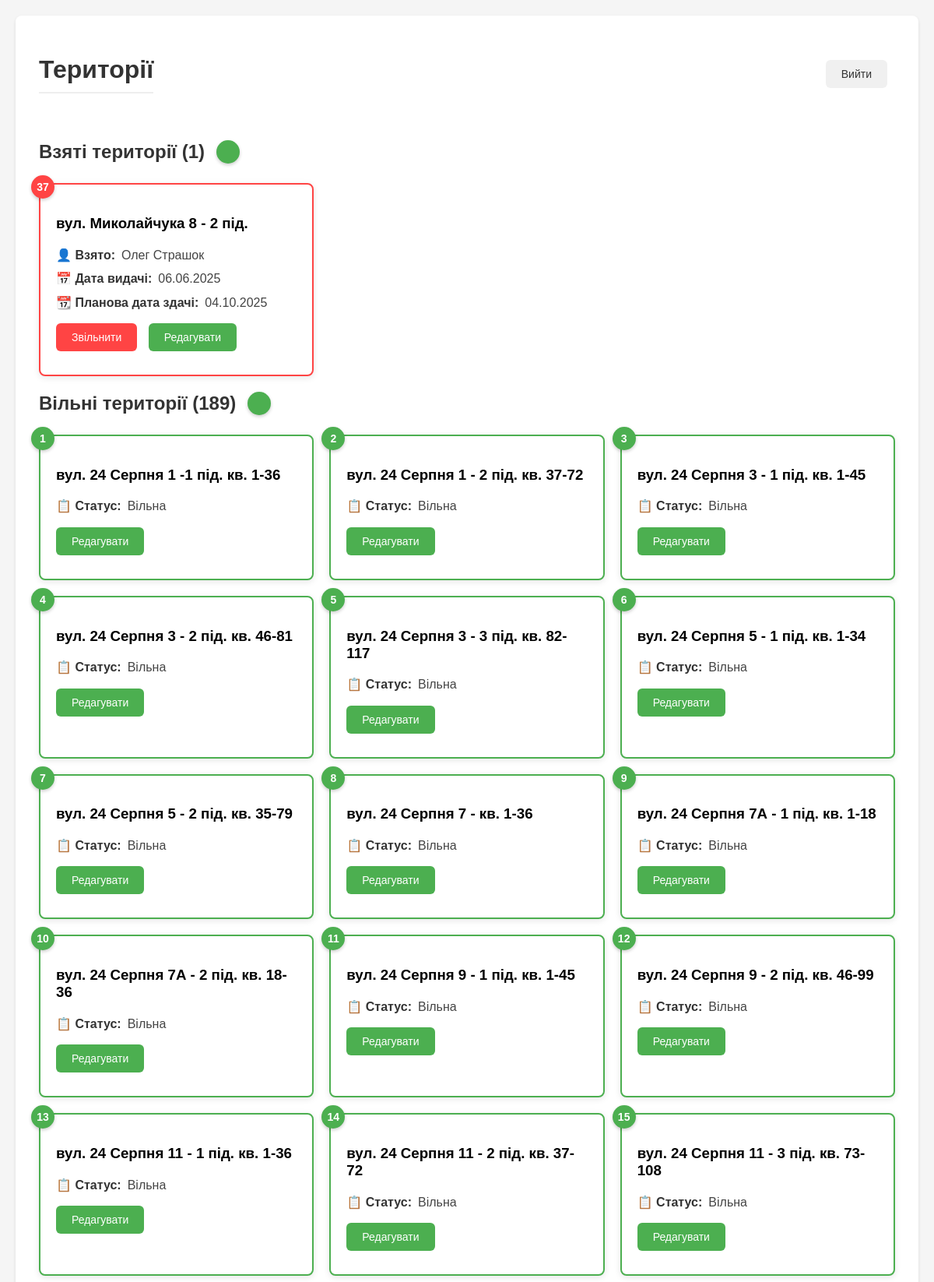
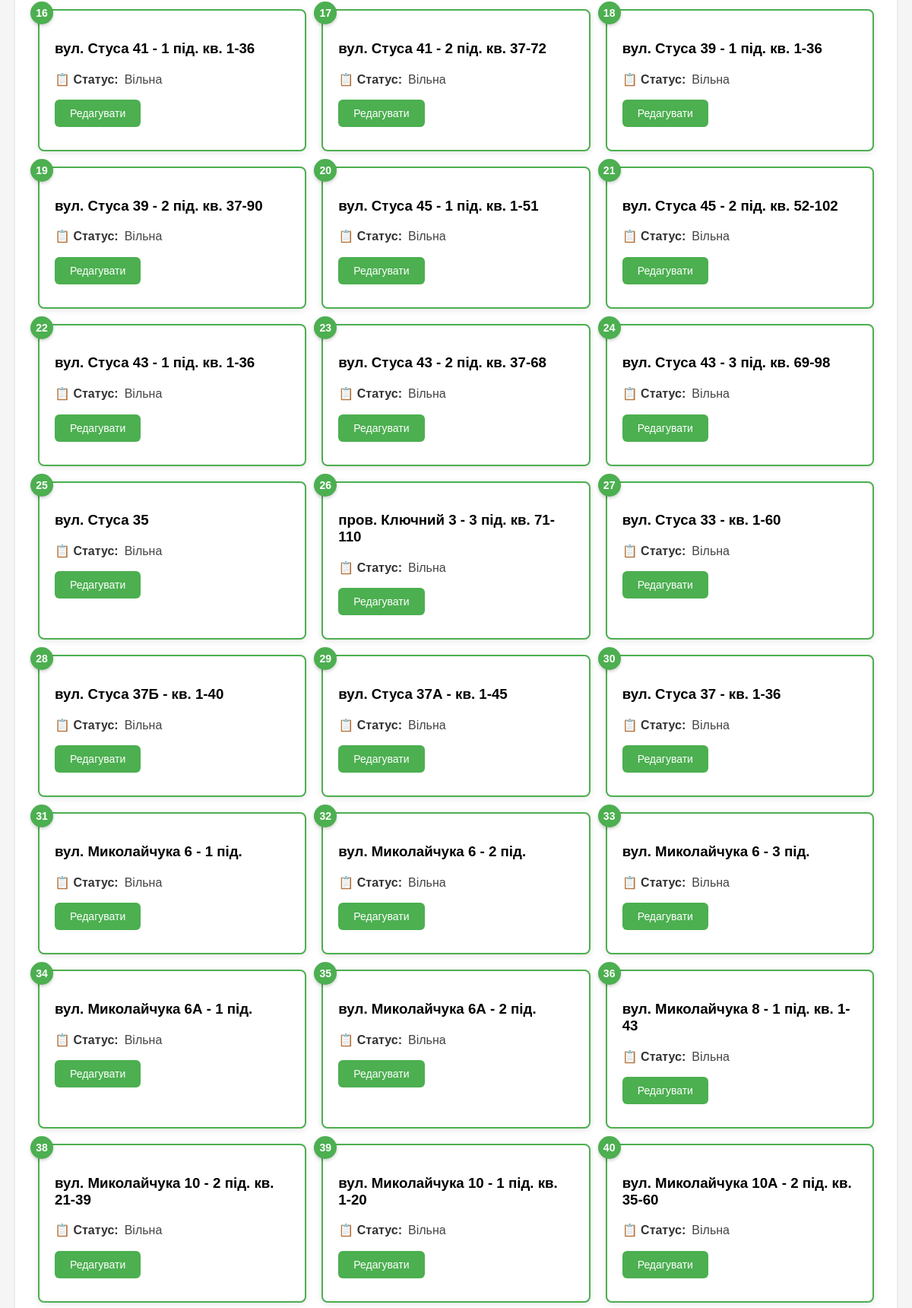
The page / (signed in, upper part) on the database its author committed (2 pictures, top to bottom).
### tables this page shows
CREATE TABLE "territories" (
                id INTEGER PRIMARY KEY,
                name TEXT,
                custom_name TEXT,
                status TEXT,
                taken_by TEXT,
                date_taken TEXT,
                date_due TEXT,
                notes TEXT
            );

### app.py (the view)
@app.route('/')
def index():
    if not session.get('logged_in'):
        return redirect(url_for('login'))
    try:
        territories = db.get_all_territories()
        taken = []
        free = []
        for territory in territories:
            territory_tuple = (
                territory['id'],
                territory['name'] or f"Територія {territory['id']}",
                territory['status'],
                territory['taken_by'],
                territory['date_taken'],
                territory['date_due'],
                territory['notes']
            )
            if territory['status'] == 'Взято':
                due_date = datetime.strptime(territory['date_due'], '%d.%m.%Y') if territory['date_due'] else None
                is_due_soon = False
                if due_date:
                    days_left = (due_date - datetime.now()).days
                    is_due_soon = days_left <= 10
                taken.append((territory_tuple, is_due_soon))
            else:
                free.append(territory_tuple)
        return render_template('index.html',
                            taken=taken,
                            free=free,
                            is_admin=(session.get('role') == 'admin'))
    except Exception as e:
        logger.error(f"Помилка при отриманні даних: {str(e)}")
        return "Помилка при отриманні даних", 500

### sqlite_db.py (called while the page is built)
    def get_all_territories(self) -> List[Dict]:
        try:
            conn = sqlite3.connect(self.db_name)
            cursor = conn.cursor()
            cursor.execute('''
            SELECT id, custom_name as name, status, taken_by, date_taken, date_due, notes
            FROM territories ORDER BY id
            ''')
            territories = []
            for row in cursor.fetchall():
                territories.append({
                    'id': row[0],
                    'name': row[1],
                    'status': row[2],
                    'taken_by': row[3],
                    'date_taken': row[4],
                    'date_due': row[5],
                    'notes': row[6]
                })
            conn.close()
            return territories
        except Exception as e:
            logger.error(f"Помилка отримання списку територій: {str(e)}")
            raise

### templates/index.html (shortened to what this page needs)
<!DOCTYPE html>
<html lang="uk">
<head>
  <link rel="stylesheet" href="{{ url_for('static', filename='css/style.css') }}">
</head>
<body>
  <div class="container">
    <div class="header-actions">
      <h1>Території</h1>
      <a href="{{ url_for('login') }}" class="btn btn-secondary">Вийти</a>
    </div>
    <div class="section">
      <h2 class="section-title">
        Взяті території ({{ taken|length }})
        <div class="toggle" id="toggleTaken"></div>
      </h2>
      <div class="territory-grid" id="takenGrid">
        {% for territory, is_overdue in taken %}
        <div class="territory-card taken {% if is_overdue %}overdue{% endif %}">
          <div class="territory-number">{{ territory[0] }}</div>
          <h3>{{ territory[1] }}</h3>
          <div class="territory-info">
            <p><strong>👤 Взято:</strong> {{ territory[3] }}</p>
            <p><strong>📅 Дата видачі:</strong> {{ territory[4] }}</p>
            <p><strong>📆 Планова дата здачі:</strong>
              <span {% if is_overdue %}class="overdue-date"{% endif %}>
                {{ territory[5] }}
              </span>
            </p>
          </div>
          {% if is_admin %}
          <div class="button-group">
            <form action="{{ url_for('release_territory', territory_id=territory[0]) }}" method="POST" style="display: inline;">
              <button type="submit" class="btn btn-danger">Звільнити</button>
            </form>
            <a href="{{ url_for('update_territory', territory_id=territory[0]) }}" class="btn btn-primary">Редагувати</a>
          </div>
          {% else %}
          <a href="{{ url_for('update_territory', territory_id=territory[0]) }}" class="btn btn-secondary">Переглянути</a>
          {% endif %}
        </div>
        {% endfor %}
      </div>
    </div>
    <div class="section">
      <h2 class="section-title">
        Вільні території ({{ free|length }})
        <div class="toggle" id="toggleFree"></div>
      </h2>
      <div class="territory-grid" id="freeGrid">
        {% for territory in free %}
        <div class="territory-card free">
          <div class="territory-number">{{ territory[0] }}</div>
          <h3>{{ territory[1] }}</h3>
          <div class="territory-info">
            <p><strong>📋 Статус:</strong> {{ territory[2] }}</p>
          </div>
          {% if is_admin %}
          <a href="{{ url_for('update_territory', territory_id=territory[0]) }}" class="btn btn-primary">Редагувати</a>
          {% else %}
          <a href="{{ url_for('update_territory', territory_id=territory[0]) }}" class="btn btn-secondary">Переглянути</a>
          {% endif %}
        </div>
        {% endfor %}
      </div>
    </div>
  </div>
</body>
</html>

### static/css/style.css (style rules this page uses)
body { font-family: Arial, sans-serif; margin: 0; padding: 20px; background-color: #f5f5f5; }
.container { max-width: 1200px; margin: 0 auto; background: white; padding: 30px; border-radius: 8px; box-shadow: 0 2px 4px rgba(0,0,0,0.1); }
h1 { color: #333; margin-bottom: 30px; padding-bottom: 10px; border-bottom: 2px solid #eee; }
.territory-grid { display: grid; grid-template-columns: repeat(auto-fill, minmax(280px, 1fr)); gap: 20px; }
.territory-card { background: #fff; border-radius: 8px; padding: 20px; box-shadow: 0 2px 8px rgba(0,0,0,0.1); position: relative; transition: all 0.3s ease; }
.territory-card.taken { border: 2px solid #ff4444; }
.territory-card.free { border: 2px solid #4CAF50; }
.territory-number { position: absolute; top: -12px; left: -12px; width: 30px; height: 30px; background: #4CAF50; color: white; border-radius: 50%; display: flex; align-items: center; justify-content: center; font-size: 14px; font-weight: bold; box-shadow: 0 2px 4px rgba(0,0,0,0.2); }
.territory-card.taken .territory-number { background: #ff4444; }
.territory-info { margin: 15px 0; color: #444; }
.territory-info p { margin: 8px 0; line-height: 1.4; display: flex; align-items: center; gap: 8px; }
.territory-info strong { color: #333; display: inline-flex; align-items: center; gap: 4px; }
label, h2 { display: flex !important; align-items: center; gap: 8px; }
.btn { display: inline-block; padding: 10px 20px; border: none; border-radius: 6px; cursor: pointer; text-decoration: none; font-size: 14px; font-weight: 500; transition: all 0.2s ease; margin-right: 10px; margin-bottom: 10px; }
.btn-primary { background: #4CAF50; color: white; }
.btn-secondary { background: #f0f0f0; color: #333; }
.btn-danger { background: #ff4444; color: white; }
.toggle { width: 30px; height: 30px; background-color: #4CAF50; border-radius: 50%; box-shadow: 0 2px 4px rgba(0,0,0,0.2); cursor: pointer; transition: all 0.3s ease; position: relative; }
.section-title { color: #333; margin-bottom: 25px; font-size: 1.5em; display: flex; align-items: center; gap: 15px; }
.header-actions { display: flex; justify-content: space-between; align-items: center; margin-bottom: 30px; }

### rows shown on the page
territories: id "37", custom_name "вул. Миколайчука 8 - 2 під.", taken_by "Олег Страшок", date_taken "06.06.2025", date_due "04.10.2025"
territories: id "1", custom_name "вул. 24 Серпня 1 -1 під. кв. 1-36", status "Вільна"
territories: id "2", custom_name "вул. 24 Серпня 1 - 2 під. кв. 37-72", status "Вільна"
territories: id "3", custom_name "вул. 24 Серпня 3 - 1 під. кв. 1-45", status "Вільна"
territories: id "4", custom_name "вул. 24 Серпня 3 - 2 під. кв. 46-81", status "Вільна"
territories: id "5", custom_name "вул. 24 Серпня 3 - 3 під. кв. 82-117", status "Вільна"
territories: id "6", custom_name "вул. 24 Серпня 5 - 1 під. кв. 1-34", status "Вільна"
territories: id "7", custom_name "вул. 24 Серпня 5 - 2 під. кв. 35-79", status "Вільна"
territories: id "8", custom_name "вул. 24 Серпня 7 - кв. 1-36", status "Вільна"
territories: id "9", custom_name "вул. 24 Серпня 7А - 1 під. кв. 1-18", status "Вільна"
territories: id "10", custom_name "вул. 24 Серпня 7А - 2 під. кв. 18-36", status "Вільна"
territories: id "11", custom_name "вул. 24 Серпня 9 - 1 під. кв. 1-45", status "Вільна"
territories: id "12", custom_name "вул. 24 Серпня 9 - 2 під. кв. 46-99", status "Вільна"
territories: id "13", custom_name "вул. 24 Серпня 11 - 1 під. кв. 1-36", status "Вільна"
territories: id "14", custom_name "вул. 24 Серпня 11 - 2 під. кв. 37-72", status "Вільна"
territories: id "15", custom_name "вул. 24 Серпня 11 - 3 під. кв. 73-108", status "Вільна"
territories: id "16", custom_name "вул. Стуса 41 - 1 під. кв. 1-36", status "Вільна"
territories: id "17", custom_name "вул. Стуса 41 - 2 під. кв. 37-72", status "Вільна"
territories: id "18", custom_name "вул. Стуса 39 - 1 під. кв. 1-36", status "Вільна"
territories: id "19", custom_name "вул. Стуса 39 - 2 під. кв. 37-90", status "Вільна"
territories: id "20", custom_name "вул. Стуса 45 - 1 під. кв. 1-51", status "Вільна"
territories: id "21", custom_name "вул. Стуса 45 - 2 під. кв. 52-102", status "Вільна"
territories: id "22", custom_name "вул. Стуса 43 - 1 під. кв. 1-36", status "Вільна"
territories: id "23", custom_name "вул. Стуса 43 - 2 під. кв. 37-68", status "Вільна"
territories: id "24", custom_name "вул. Стуса 43 - 3 під. кв. 69-98", status "Вільна"
territories: id "25", custom_name "вул. Стуса 35", status "Вільна"
territories: id "26", custom_name "пров. Ключний 3 - 3 під. кв. 71-110", status "Вільна"
territories: id "27", custom_name "вул. Стуса 33 - кв. 1-60", status "Вільна"
territories: id "28", custom_name "вул. Стуса 37Б - кв. 1-40", status "Вільна"
territories: id "29", custom_name "вул. Стуса 37А - кв. 1-45", status "Вільна"
territories: id "30", custom_name "вул. Стуса 37 - кв. 1-36", status "Вільна"
territories: id "31", custom_name "вул. Миколайчука 6 - 1 під.", status "Вільна"
territories: id "32", custom_name "вул. Миколайчука 6 - 2 під.", status "Вільна"
territories: id "33", custom_name "вул. Миколайчука 6 - 3 під.", status "Вільна"
territories: id "34", custom_name "вул. Миколайчука 6А - 1 під.", status "Вільна"
territories: id "35", custom_name "вул. Миколайчука 6А - 2 під.", status "Вільна"
territories: id "36", custom_name "вул. Миколайчука 8 - 1 під. кв. 1-43", status "Вільна"
territories: id "38", custom_name "вул. Миколайчука 10 - 2 під. кв. 21-39", status "Вільна"
territories: id "39", custom_name "вул. Миколайчука 10 - 1 під. кв. 1-20", status "Вільна"
territories: id "40", custom_name "вул. Миколайчука 10А - 2 під. кв. 35-60", status "Вільна"

### other values the page prints
{{ taken|length }} "1"
{{ free|length }} "189"
